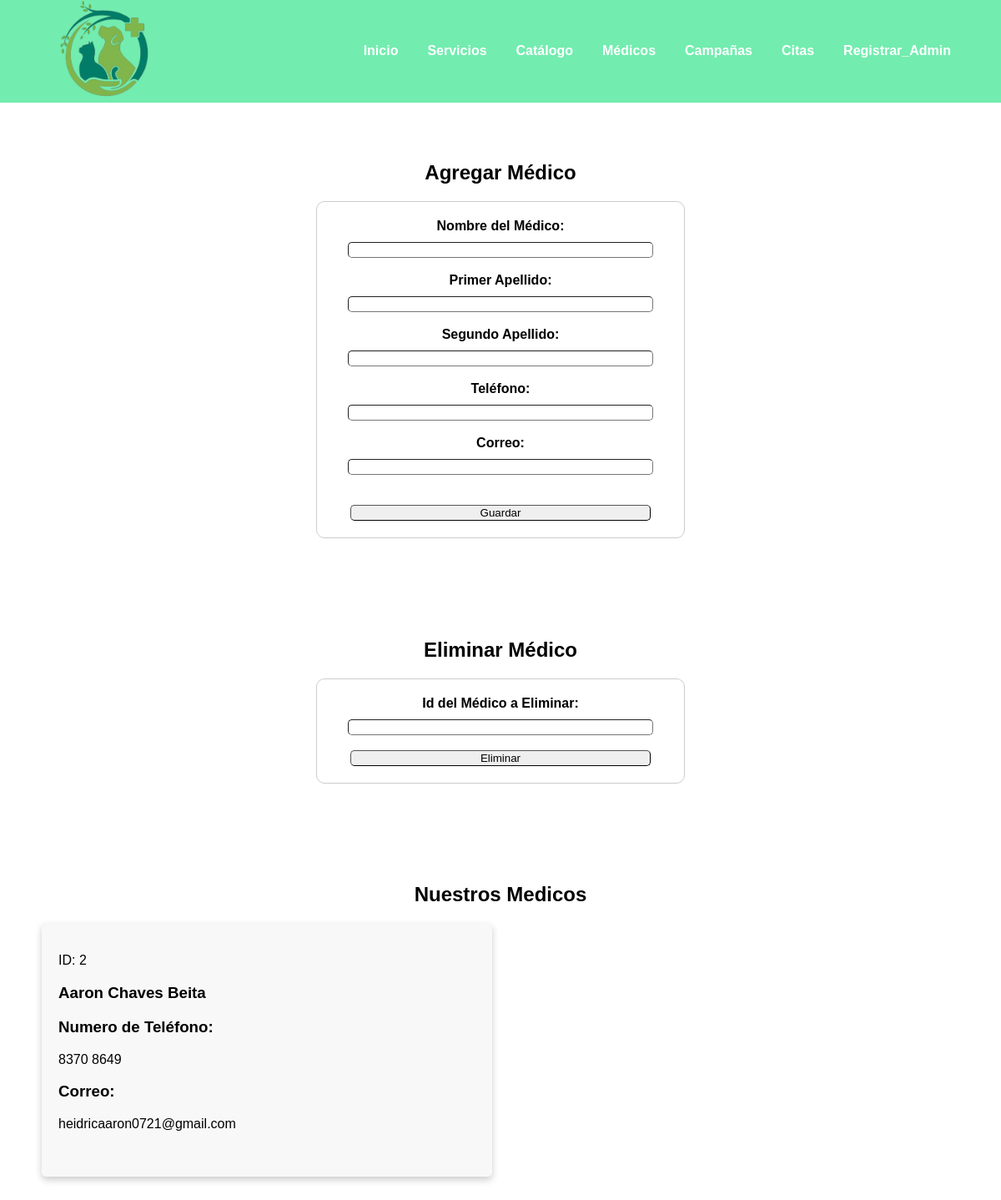
The app's page /medicosAdmin.php with its own data.
### tables this page shows
CREATE TABLE `medicos` (
  `id_medico` int(11) NOT NULL,
  `nombre` varchar(30) DEFAULT NULL,
  `primer_apellido` varchar(15) DEFAULT NULL,
  `segundo_apellido` varchar(15) DEFAULT NULL,
  `telefono` varchar(30) DEFAULT NULL,
  `correo` varchar(50) DEFAULT NULL
);

### menuAdmin.php (called while the page is built)
<?php
function getMenuAdmin(){
    $menu = array(array("url" => "indexAdmin.php", "name" => "Inicio"),
                array("url" => "serviciosAdmin.php", "name" => "Servicios"));
    $menu[] = array("url" => "catalogoAdmin.php", "name" => "Catálogo");
    $menu[] = array("url" => "medicosAdmin.php", "name" => "Médicos");
    $menu[] = array("url" => "campanasAdmin.php", "name" => "Campañas");
    $menu[] = array("url" => "citasAdmin.php", "name" => "Citas");
    $menu[] = array("url" => "registroAdmin.php", "name" => "Registrar_Admin");
    return $menu;
}

### medicosAdmin.php (the view, shortened to what this page needs)
<?php
include("menuAdmin.php");
include("config.php");
$menu = getMenuAdmin();
$conn = new mysqli($servername, $username, $password, $database);
?>
<!DOCTYPE html>
<html lang="es">
<head>
    <link rel="stylesheet" href="css/style.css">
</head>
<body>
    <header>
        <nav>
            <div class="logo">
                <img src="images/logo.png" alt="Logo Veterinaria">
            </div>
            <ul class="menu">
                <?php foreach ($menu as $item) { ?>
                    <li><a href="<?php echo $item["url"] ?>"><?php echo $item["name"] ?></a></li>
                <?php    }   ?>
            </ul>
        </nav>
    </header>
    <section class="servicios">
        <h2>Agregar Médico</h2>
        <form method="POST" action="process_medicosAdmin.php">
            <label>Nombre del Médico: </label>
            <input type="text" name="nombre"><br><br>
            <label>Primer Apellido: </label>
            <input type="text" name="primer_apellido"><br><br>
            <label>Segundo Apellido: </label>
            <input type="text" name="segundo_apellido"><br><br>
            <label>Teléfono: </label>
            <input type="text" name="telefono"><br><br>
            <label>Correo: </label>
            <input type="text" name="correo"><br><br><br>
            <input type="submit" value="Guardar">
        </form>
    </section>
    <section class="servicios">
        <h2>Eliminar Médico</h2>
        <form method="POST" action="process_medicosAdminEliminar.php">
            <label>Id del Médico a Eliminar: </label>
            <input type="text" name="idElimnar"><br><br>
            <input type="submit" value="Eliminar">
        </form>
    </section>
    <section class="servicios">
        <h2>Nuestros Medicos</h2>
        <div class="servicios-grid">
            <?php
            $sql = "SELECT * FROM medicos";
            $result = $conn->query($sql);
            if ($result->num_rows > 0) {
                while ($row = $result->fetch_assoc()) {
            ?>
                    <div class="servicios-item">
                        <p>ID: <?php echo $row["id_medico"] ?></p>
                        <h3><?php echo $row["nombre"]. ' '.$row["primer_apellido"]. ' '.$row["segundo_apellido"]?></h3>
                        <h3>Numero de Teléfono: </h3>
                        <p><?php echo $row["telefono"] ?></p>
                        <h3>Correo: </h3>
                        <p><?php echo $row["correo"] ?></p><br>
                    </div>
            <?php }
            } ?>
        </div>
    </section>
</body>

### css/style.css (style rules this page uses)
body { font-family: Arial, sans-serif; margin: 0; padding: 0; }
header { background-color: #72ecaf; color: white; padding: 0.04px 0; }
nav { display: flex; justify-content: space-between; align-items: center; padding: 0 25px; }
.logo { flex: 0 0 260px; }
.logo img { width: 200px; }
.menu { list-style: none; display: flex; flex-basis: 500px; }
.menu li { margin-right: 35px; }
.menu a { text-decoration: none; color: white; font-weight: bold; transition: color 0.3s; }
.servicios { padding: 50px; text-align: center; }
.servicios h2 { font-size: 24px; margin-bottom: 20px; }
.servicios-grid { display: grid; grid-template-columns: repeat(2, 1fr); gap: 20px; text-align: left; }
.servicios-item { background-color: #F8F8F8; padding: 20px; border-radius: 5px; box-shadow: 0px 4px 8px rgba(0, 0, 0, 0.2); }
form { margin: 0 auto; padding: 20px; border: 1px solid #ccc; border-radius: 10px; width: 400px; }
label { display: block; margin-bottom: 10px; font-weight: bold; }
input { border-radius: 5px; border-width: 1px; width: 360px; }

### records on screen
medicos: id_medico "2", nombre "Aaron", primer_apellido "Chaves", segundo_apellido "Beita", telefono "8370 8649", correo "heidricaaron0721@gmail.com"

### other values on screen
$item["name"] "Inicio"
$item["name"] "Servicios"
$item["name"] "Catálogo"
$item["name"] "Médicos"
$item["name"] "Campañas"
$item["name"] "Citas"
$item["name"] "Registrar_Admin"
